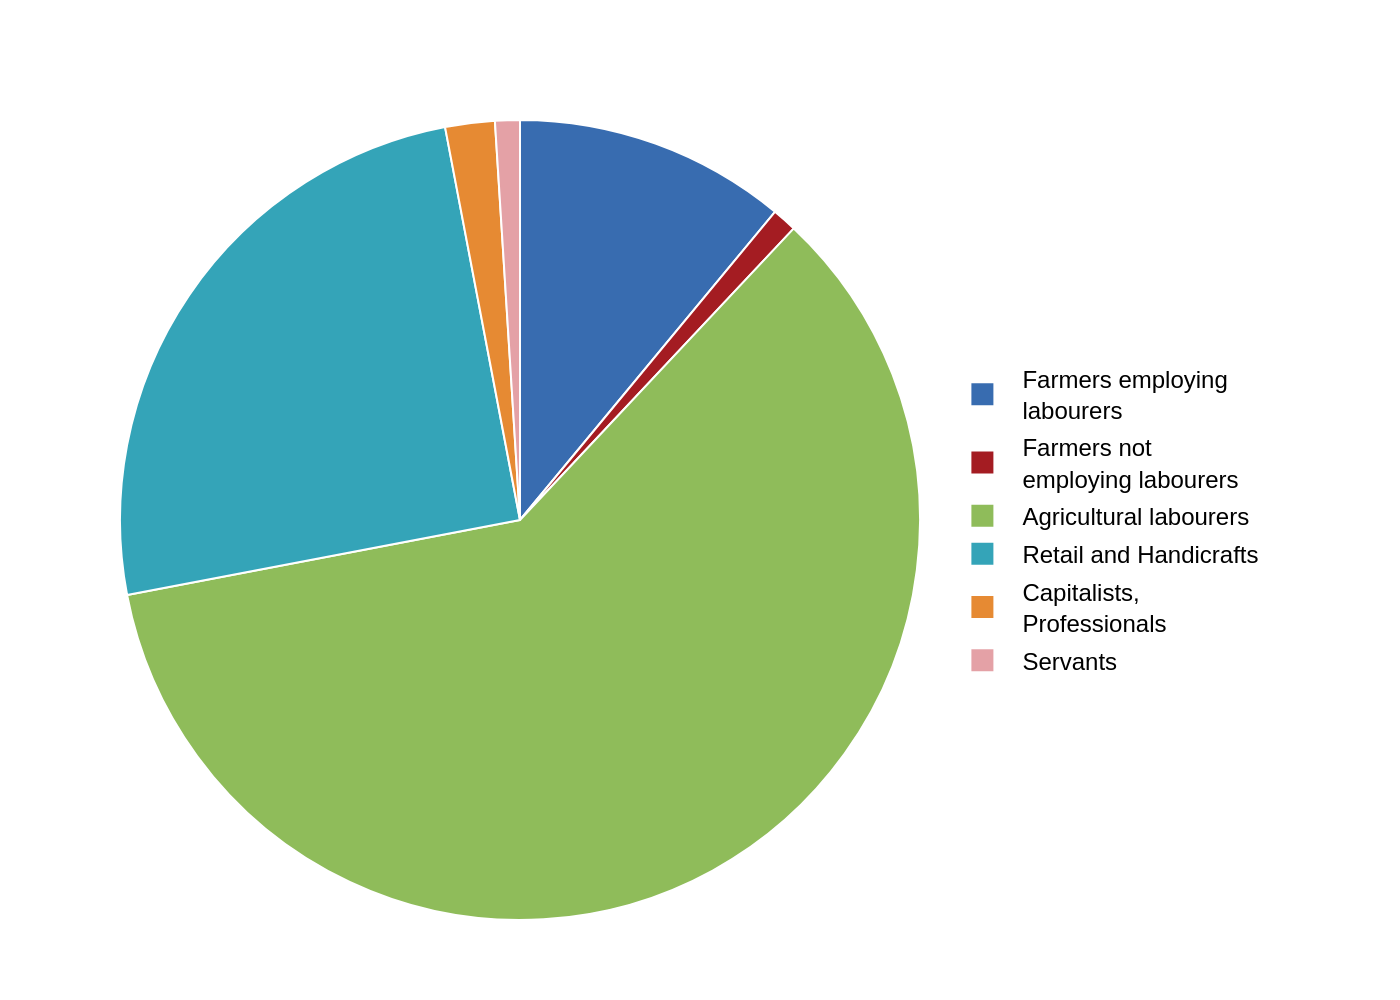

Reproduce this figure in Python.
import sys
import json
import plotly.graph_objects as go

if len(sys.argv) != 2:
    print("Usage: python script.py <path_to_json_file>")
    sys.exit(1)

json_path = sys.argv[1]

try:
    with open(json_path, 'r', encoding='utf-8') as f:
        chart_data = json.load(f)
except FileNotFoundError:
    print(f"Error: JSON file not found at {json_path}")
    sys.exit(1)
except json.JSONDecodeError:
    print(f"Error: Could not decode JSON from {json_path}")
    sys.exit(1)

data = chart_data.get('chart_data', [])
texts = chart_data.get('texts', {})
colors = chart_data.get('colors', [])

labels = [item['label'] for item in data]
values = [item['value'] for item in data]

fig = go.Figure()

fig.add_trace(go.Pie(
    labels=labels,
    values=values,
    marker=dict(colors=colors, line=dict(color='#FFFFFF', width=1)),
    hoverinfo='label+percent',
    textinfo='none',
    sort=False,
    direction='clockwise'
))

fig.update_layout(
    title_text=texts.get('title'),
    font=dict(
        family="Arial",
        size=12,
        color="black"
    ),
    showlegend=True,
    legend=dict(
        x=0.98,
        y=0.5,
        xanchor='left',
        yanchor='middle',
        bgcolor='rgba(0,0,0,0)',
        traceorder='normal'
    ),
    margin=dict(l=40, r=220, t=60, b=40),
    paper_bgcolor='white',
    plot_bgcolor='white'
)

output_filename_base = json_path.rsplit('.', 1)[0]
output_filename_png = f"{output_filename_base}.png"

fig.write_image(output_filename_png, scale=2)

print(f"Chart saved to {output_filename_png}")
